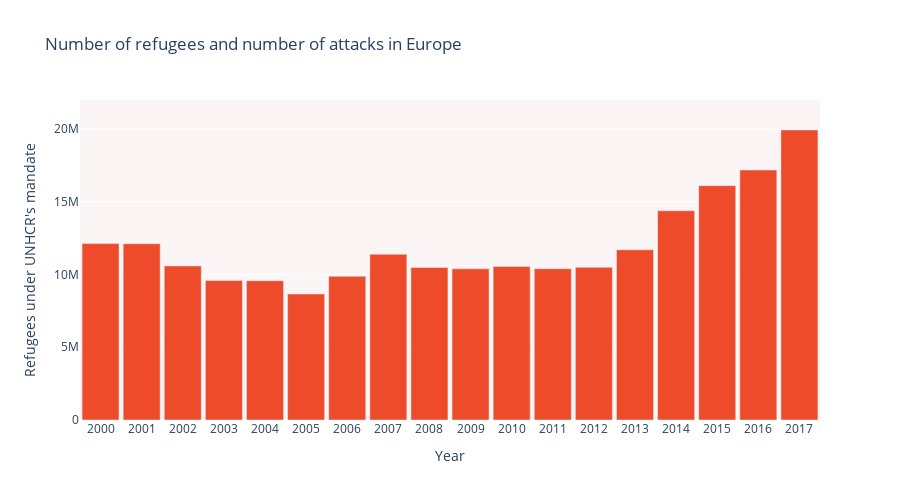

Write notebook code for a chart like this one.
### Markdown cell above
x

### Code cell
import plotly.graph_objs as go
import plotly.express as px
import pandas as pd
import geopandas as gpd
import matplotlib.pyplot as plt

# Read the data from table1.csv
df = pd.read_csv('population_eu.csv')
df2 = df[df.Year.between(2000, 2017)]

df3 = pd.read_csv('aanslagen_per_jaar.csv')

colors = ['rgb(238, 75, 43)', 'rgb(252,245,245)', 'rgb(129, 133, 137)']
fig = go.Figure()

fig.add_trace(go.Bar(
    x=df2['Year'],
    y=df2["Refugees under UNHCR's mandate"],
    marker_color='rgb(238, 75, 43)',
    name="Refugees",
    yaxis='y'  
))

fig.update_layout(
    title='Number of refugees and number of attacks in Europe',
    xaxis=dict(type='category'),
    yaxis=dict(range=[0, 22000000], title="Refugees under UNHCR's mandate" , side='left'),
    xaxis_title='Year',
    height=500,
    bargap=0.1,
    plot_bgcolor='rgb(252,245,245)',
)

fig.show()

### Figure 1 — Plotly figure (JSON) as saved in the notebook; plotly's stock layout.template omitted (floating-point values rounded to 4 significant figures)
{"data": [{"marker": {"color": "rgb(238, 75, 43)"}, "name": "Refugees", "type": "bar", "x": [2000, 2001, 2002, 2003, 2004, 2005, 2006, 2007, 2008, 2009, 2010, 2011, 2012, 2013, 2014, 2015, 2016, 2017], "y": [12129079, 12116301, 10593526, 9592247, 9572719, 8661293, 9876879, 11390082, 10488915, 10395713, 10548835, 10403937, 10497017, 11698233, 14384289, 16110276, 17184286, 19940566], "yaxis": "y"}], "layout": {"bargap": 0.1, "height": 500, "plot_bgcolor": "rgb(252,245,245)", "title": {"text": "Number of refugees and number of attacks in Europe"}, "xaxis": {"title": {"text": "Year"}, "type": "category"}, "yaxis": {"range": [0, 22000000], "side": "left", "title": {"text": "Refugees under UNHCR's mandate"}}}}
